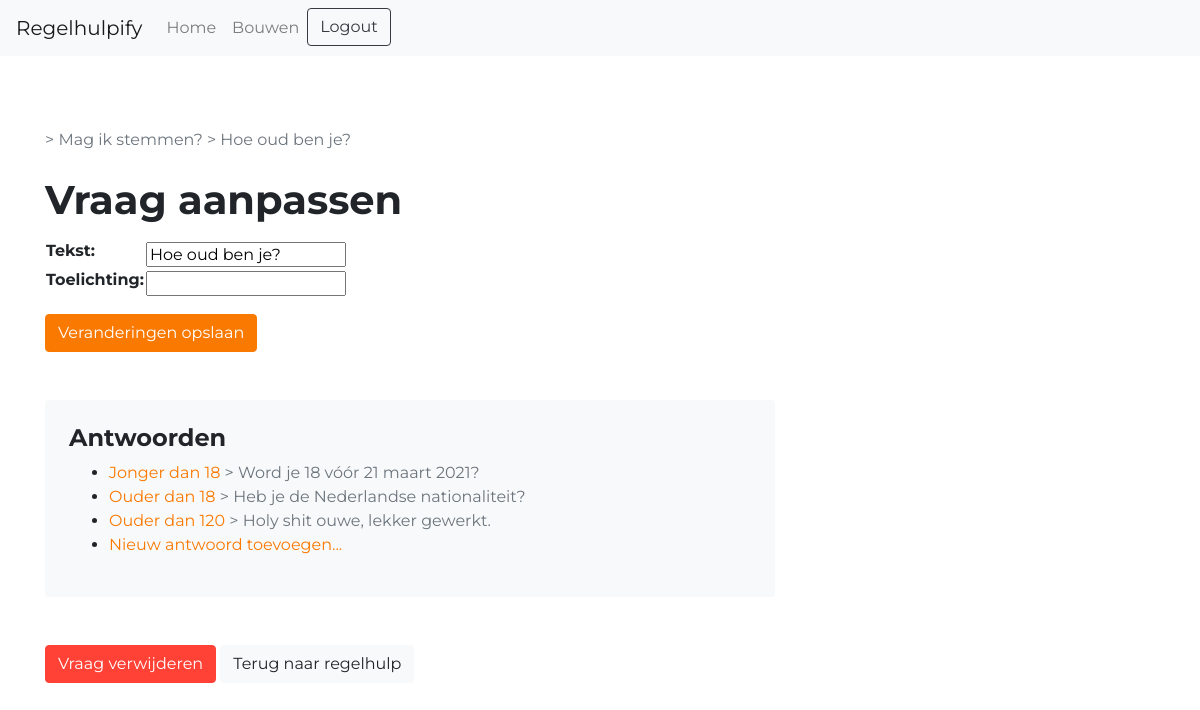
Screenshot of /builder/1/1 (signed in) with the database file from the repository.
### regelhulpify/models.py (models this page shows, shortened)
class Tool(models.Model):
    owner = models.ForeignKey(User, on_delete=models.SET_DEFAULT, default=1)
    name = models.CharField(max_length=128, unique=True)
    desc = models.CharField(max_length=1024)
    img = models.URLField(max_length=1024, null=True, blank=True)
    shorturl = models.SlugField(max_length=64, unique=True, null=True, blank=True)

class Question(models.Model):
    text = models.CharField(max_length=128)
    expl = models.CharField(max_length=256, blank=True)
    tool = models.ForeignKey(Tool, on_delete=models.CASCADE)
    position = models.IntegerField()
    result = models.BooleanField(default=False)
    class Meta:
        constraints = [
            models.UniqueConstraint(fields=['tool', 'position'], name='unique position within tool')
        ]

class Answer(models.Model):
    text = models.CharField(max_length=128)
    resulttext = models.CharField(max_length=256, blank=True)
    question = models.ForeignKey(Question, on_delete=models.CASCADE)
    nextquestion = models.ForeignKey(Question, on_delete=models.SET_DEFAULT, null=True, default="", blank=True, related_name='comesfrom')

### regelhulpify/views.py (the view, shortened to what this page needs)
# urls.py: path("builder/<int:tool>/<int:question>", views.builder_question, name="builder_question"),
@login_required
def builder_question(request, tool, question):
    t = get_object_or_404(Tool, id=tool)
    q = Question.objects.get(tool=t, pk=question)
    a = Answer.objects.filter(question=q)
    form = QuestionForm(instance=q)
    r = 'Vraag' if q.result == 0 else 'Uitkomst'
    context = {'form': form, 'tool': t, 'question': q, 'answers': a, 'type': r}
    return render(request, 'regelhulpify/builder_question.html', context)

### regelhulpify/forms.py
class QuestionForm(ModelForm):
    class Meta:
        model = Question
        fields = ['text','expl','tool','position', 'result']
        widgets = {'tool': HiddenInput(), 'position': HiddenInput(), 'result': HiddenInput()}
        labels = {
        "text": "Tekst",
        "expl": "Toelichting",
        }

### regelhulpify/context_processors.py (called while the page is built)
def login_form(request):
    return {
        'login_form': AuthenticationForm()
    }

### regelhulpify/templates/regelhulpify/builder_question.html (shortened to what this page needs)
{% extends 'regelhulpify/base.html' %}
{% block content %}
    <p class='mt-4 mb-4 text-muted'>> {{tool.name}} > {{question.text}}</p>
    <h1 class="">{{ type }} aanpassen</h1>
    <div class="mb-5">
        <form action="" method="post">
            <table class="mt-3 mb-3">
            {{ form.as_table }}
            </table>
            <input type="submit" value="Veranderingen opslaan" class="btn btn-primary">
        </form>
    </div>
    {% if question.result == False %}
        <div class="bg-light rounded rh-answerbox p-4">
            <h4 >Antwoorden</h4>
            <ul>
                {% for answer in question.answer_set.all %}
                <li><a href="{% url 'builder_answer' tool.id question.id answer.id %}"> {{answer.text}} <span class="text-muted">> {{ answer.nextquestion.text }}</span></a></li>
                {% endfor %}
                <li><a href="{% url 'newanswer' tool.id question.id %}" class="">Nieuw antwoord toevoegen...</a></li>
            </ul>
        </div>
    {% endif %}
    <a href="{% url 'question_delete' question.id %}" class="btn btn-danger mt-5">{{ type }} verwijderen</a>
    <a href="{% url 'builder_tool' tool.id %}" class="btn btn-light mt-5">Terug naar regelhulp</a>
{% endblock %}

### rows the page displays
Tool: name "Mag ik stemmen?"
Question: text "Hoe oud ben je?"
Answer: text "Jonger dan 18", nextquestion.text "Word je 18 vóór 21 maart 2021?"
Answer: text "Ouder dan 18", nextquestion.text "Heb je de Nederlandse nationaliteit?"
Answer: text "Ouder dan 120", nextquestion.text "Holy shit ouwe, lekker gewerkt."

### other values shown
{{ type }} "Vraag"
